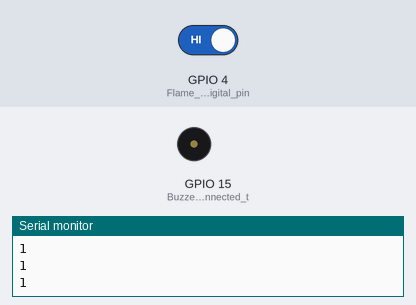
The sketch below on a simulated ESP32. Parts: buzzer (waves = sounding, pin HIGH), the last lines printed to the serial monitor. The test bench sets the inputs (shaded band); at power-on: GPIO 4 (Flame_sensor_digital_pin) HIGH.

Above: at 1.2 s.
1.3 s: GPIO 4 (Flame_sensor_digital_pin) driven LOW
At 2.2 s:
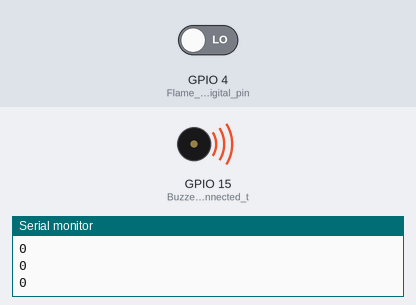
2.8 s: GPIO 4 (Flame_sensor_digital_pin) driven HIGH
At 3.4 s:
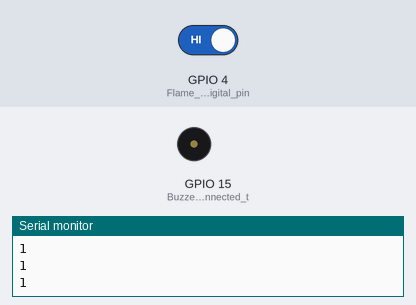
Timing chart, 0 to 5.8 s (numbered marks = the images above; inputs shaded):
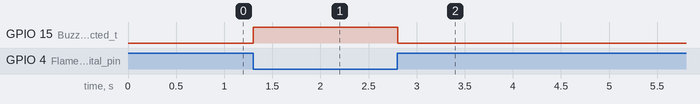

Measured:
- after the input at 1.3 s, GPIO 15 (Buzzer_pin_is_connected_t): LOW → HIGH at once
- after the input at 2.8 s, GPIO 15 (Buzzer_pin_is_connected_t): HIGH → LOW at once

The sketch:

Flame_alarm.ino
```cpp
//**********************************************************************************
/*
 * Filename    : Flame Alarm
 * Description : Controlling the buzzer by flame sensor.
 * Auther      : http//www.keyestudio.com
*/
int item = 0;
void setup() {
  Serial.begin(9600);
  pinMode(4, INPUT);//Flame sensor digital pin is connected to GPIO4
  pinMode(15, OUTPUT);//Buzzer pin is connected to GPIO15
}

void loop() {
  item = digitalRead(4);//Read the digital level output by the flame sensor
  Serial.println(item);//Newline print level signal
  if (item == 0) {//Flame detected
    digitalWrite(15, HIGH);//Turn on the buzzer
  } else {//Otherwise, turn off the buzzer
    digitalWrite(15, LOW);
  }
  delay(100);//Delay 100ms
}
//**********************************************************************************
```
